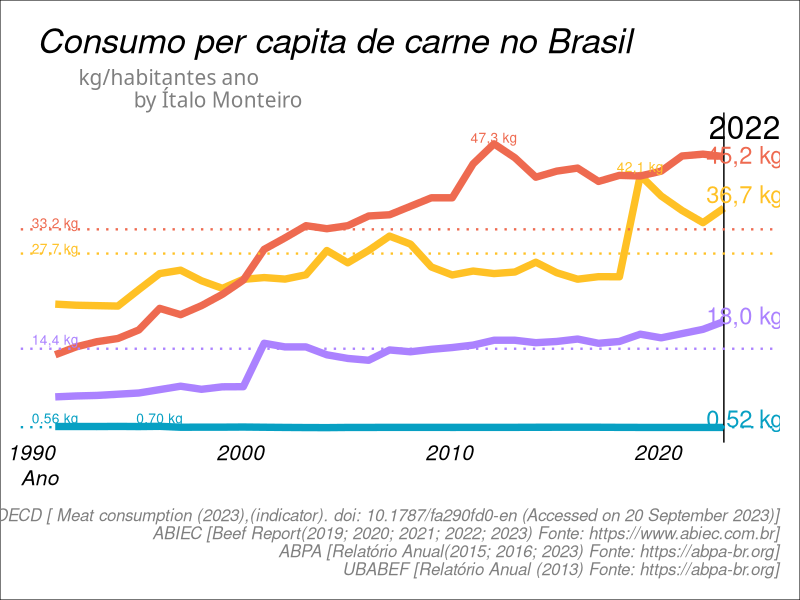
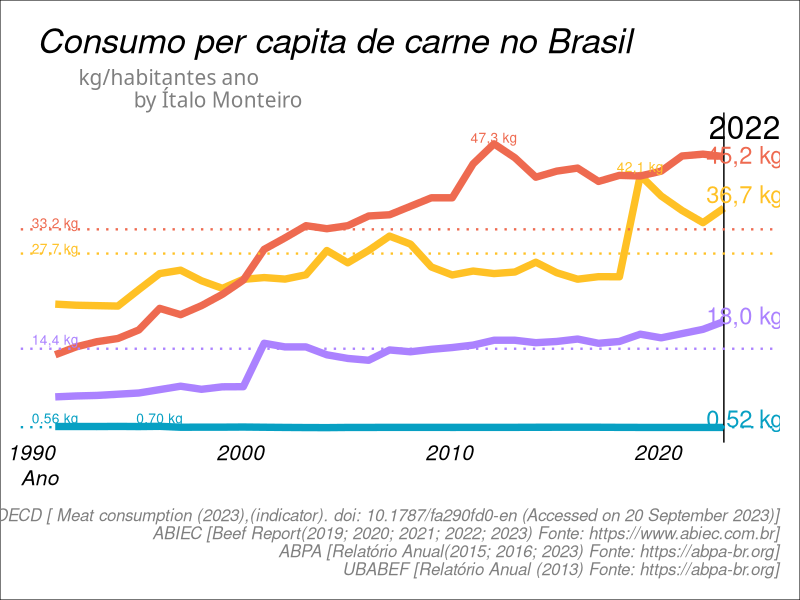

These figures' R source, in order:
## ---- chunk 1
library(tidyverse)
## ---- chunk 2
consumo_de_carne <- tibble::tribble(
    ~especie, ~ano, ~consumo,
    "Ovina", 1990, 0.676,
    "Ovina", 1991, 0.672,
    "Ovina", 1992, 0.668,
    "Ovina", 1993, 0.689,
    "Ovina", 1994, 0.664,
    "Ovina", 1995, 0.702,
    "Ovina", 1996, 0.553,
    "Ovina", 1997, 0.562,
    "Ovina", 1998, 0.564,
    "Ovina", 1999, 0.584,
    "Ovina", 2000, 0.550,
    "Ovina", 2001, 0.520,
    "Ovina", 2002, 0.498,
    "Ovina", 2003, 0.487,
    "Ovina", 2004, 0.518,
    "Ovina", 2005, 0.521,
    "Ovina", 2006, 0.531,
    "Ovina", 2007, 0.530,
    "Ovina", 2008, 0.533,
    "Ovina", 2009, 0.524,
    "Ovina", 2010, 0.529,
    "Ovina", 2011, 0.527,
    "Ovina", 2012, 0.533,
    "Ovina", 2013, 0.546,
    "Ovina", 2014, 0.547,
    "Ovina", 2015, 0.555,
    "Ovina", 2016, 0.548,
    "Ovina", 2017, 0.532,
    "Ovina", 2018, 0.523,
    "Ovina", 2019, 0.520,
    "Ovina", 2020, 0.521,
    "Ovina", 2021, 0.522,
    "Ovina", 2022, 0.521,
    "Suína", 1990, 5.56,
    "Suína", 1991, 5.71, 
    "Suína", 1992, 5.80, 
    "Suína", 1993, 6.0, 
    "Suína", 1994, 6.20, 
    "Suína", 1995, 6.76, 
    "Suína", 1996, 7.32, 
    "Suína", 1997, 6.81, 
    "Suína", 1998, 7.22,
    "Suína", 1999, 7.24,
    "Suína", 2000, 14.4,
    "Suína", 2001, 13.8, 
    "Suína", 2002, 13.8, 
    "Suína", 2003, 12.5, 
    "Suína", 2004, 11.9, 
    "Suína", 2005, 11.6, 
    "Suína", 2006, 13.3, 
    "Suína", 2007, 13.0, 
    "Suína", 2008, 13.4,
    "Suína", 2009, 13.7,
    "Suína", 2010, 14.1,
    "Suína", 2011, 14.9,
    "Suína", 2012, 14.9,
    "Suína", 2013, 14.5,
    "Suína", 2014, 14.7,
    "Suína", 2015, 15.1,
    "Suína", 2016, 14.4,
    "Suína", 2017, 14.7,
    "Suína", 2018, 15.9,
    "Suína", 2019, 15.3,
    "Suína", 2020, 16.0,
    "Suína", 2021, 16.7,
    "Suína", 2022, 18.0,
    "Frango", 1990, 12.51,
    "Frango", 1991, 13.81,
    "Frango", 1992, 14.67,
    "Frango", 1993, 15.19,
    "Frango", 1994, 16.60,
    "Frango", 1995, 20.16,
    "Frango", 1996, 19.12,
    "Frango", 1997, 20.61,
    "Frango", 1998, 22.48,
    "Frango", 1999, 24.82,
    "Frango", 2000, 29.9,
    "Frango", 2001, 31.8,
    "Frango", 2002, 33.8,
    "Frango", 2003, 33.3,
    "Frango", 2004, 33.8,
    "Frango", 2005, 35.4,
    "Frango", 2006, 35.6,
    "Frango", 2007, 37.0,
    "Frango", 2008, 38.4,
    "Frango", 2009, 38.4,
    "Frango", 2010, 44.0,
    "Frango", 2011, 47.3,
    "Frango", 2012, 45.0,
    "Frango", 2013, 41.8,
    "Frango", 2014, 42.8,
    "Frango", 2015, 43.3,
    "Frango", 2016, 41.1,
    "Frango", 2017, 42.1,
    "Frango", 2018, 42.0,
    "Frango", 2019, 42.8,
    "Frango", 2020, 45.3,
    "Frango", 2021, 45.6,
    "Frango", 2022, 45.2,
    "Bovina", 1990, 20.86,
    "Bovina", 1991, 20.68,
    "Bovina", 1993, 20.54,
    "Bovina", 1994, 23.25,
    "Bovina", 1995, 25.90,
    "Bovina", 1996, 26.46,
    "Bovina", 1997, 24.71,
    "Bovina", 1998, 23.46,
    "Bovina", 1999, 24.95,
    "Bovina", 2000, 25.24,
    "Bovina", 2001, 24.99,
    "Bovina", 2002, 25.70,
    "Bovina", 2003, 29.70,
    "Bovina", 2004, 27.68,
    "Bovina", 2005, 29.72,
    "Bovina", 2006, 32.08,
    "Bovina", 2007, 30.76,
    "Bovina", 2008, 26.99,
    "Bovina", 2009, 25.67,
    "Bovina", 2010, 26.32,
    "Bovina", 2011, 25.90,
    "Bovina", 2012, 26.16,
    "Bovina", 2013, 27.77,
    "Bovina", 2014, 26.04,
    "Bovina", 2015, 24.97,
    "Bovina", 2016, 25.39,
    "Bovina", 2017, 25.37,
    "Bovina", 2018, 42.1, 
    "Bovina", 2019, 38.7, 
    "Bovina", 2020, 36.3,
    "Bovina", 2021, 34.3,
    "Bovina", 2022, 36.7
       )
## ---- chunk 3
consumo_de_carne |>
    dplyr::filter(especie == "Bovina") |>
    dplyr::arrange(desc(consumo))

#       Maiores consumos 
#    especie  ano   consumo
#    <chr>   <dbl>   <dbl>
#    Ovina    1995    0.702
#    Suína    2022    18
#    Frango   2011    47.3
#    Bovina   2018    42.1
consumo_de_carne |>
    dplyr::group_by(especie) |>
    dplyr::summarise(media_especie = mean(consumo))

# especie       media_especie
#  <chr>           <dbl>
# Bovina           27.7
# Frango           33.2
# Suína            12.0
# Ovina           0.560
## ---- chunk 4
consumo_de_carne_br <- consumo_de_carne |>
    ggplot2::ggplot(
        aes(
            x = ano,
                y = consumo,
                    color = especie)
        ) +
    geom_line(size = 2.5) +
    geom_vline(xintercept = 2022) +
    geom_hline(yintercept = 29.2, lty = 3, size = 0.8, color = "goldenrod1") +
    geom_hline(yintercept = 33.2, lty = 3, size = 0.8, color = "coral2") +
    geom_hline(yintercept = 13.5, lty = 3, size = 0.8, color = "mediumpurple1") +
    geom_hline(yintercept = 0.56, lty = 3, size = 0.8, color = "#07a0c3") +
    scale_color_manual(values = c(
            "Bovina"  = "goldenrod1",
                "Suína" = "mediumpurple1",
                    "Frango" = "coral2",
                        "Ovina" = "#07a0c3")
                    ) +
    theme_void() +
     labs(
            title = "Consumo per capita de carne no Brasil",
            subtitle = "kg/habitantes ano
            by Ítalo Monteiro",
            x = "Ano",
            caption = "
                OECD [ Meat consumption (2023),(indicator). doi: 10.1787/fa290fd0-en (Accessed on 20 September 2023)]
                ABIEC [Beef Report(2019; 2020; 2021; 2022; 2023) Fonte: https://www.abiec.com.br]
                ABPA [Relatório Anual(2015; 2016; 2023) Fonte: https://abpa-br.org]
                UBABEF [Relatório Anual (2013) Fonte: https://abpa-br.org]") +
        theme(
            plot.title = element_text(
                face = "italic", size = 25, hjust = 0.1),
            plot.subtitle = element_text(
                family = "italic", size = 15, color = "gray50", hjust = 0.1),
            plot.caption = element_text(
                face = "italic", size = 12, color = "gray50"),
            axis.title.x = element_text(hjust = 0, vjust = -0.5, size =15, face = "italic"),
            axis.text.x = element_text(size =15, hjust = 1, face = "italic"),
            plot.margin = margin(
                rep(15, 4)),
            panel.background = element_rect(
                fill = "white", color = "white"),
            plot.background = element_rect(fill = "white")
        ) +
        #medias históricas
    annotate("text", label = "27,7 kg", x = 1990, y = 30, size = 3.5, colour = "goldenrod1") +
    annotate("text", label = "33,2 kg", x = 1990, y = 34.2, size = 3.5, colour = "coral2") +
    annotate("text", label = "14,4 kg", x = 1990, y = 15, size = 3.5, colour = "mediumpurple1") +
    annotate("text", label = "0.56 kg", x = 1990, y = 2, size = 3.5, colour = "#07a0c3") +

        # maiores consumos
    annotate("text", label = "42,1 kg", x = 2018, y = 43.5, size = 3.5, colour = "goldenrod1") +
    annotate("text", label = "47,3 kg", x = 2011, y = 48.3, size = 3.5, colour = "coral2") +
    annotate("text", label = "0.70 kg", x = 1995, y = 2, size = 3.5, colour = "#07a0c3") +

    guides(color = FALSE) +
    #ylim(-1, 50) +
        # consumo em 2022
    annotate("text", label = "36,7 kg", x = 2023, y = 39, size = 6, colour = "goldenrod1") +
    annotate("text", label = "45,2 kg", x = 2023, y = 45.5, size = 6, colour = "coral2") +
    annotate("text", label = "18,0 kg", x = 2023, y = 19, size = 6, colour = "mediumpurple1") +
    annotate("text", label = "0,52 kg", x = 2023, y = 2, size = 6, colour = "#07a0c3") +

    annotate("text", label = "2022", x = 2023, y = 50.0, size = 8, colour = "black")
consumo_de_carne_br
ggsave(
    "Imagens/consumo_per_capita_especies_br.png",
        plot = consumo_de_carne_br,
            dpi = 300,
                width = 16,
                    height = 8)
